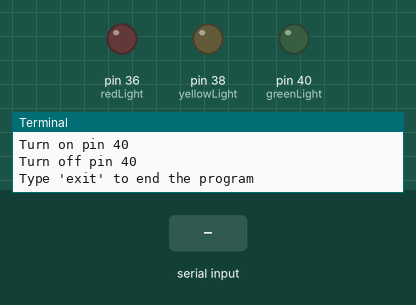
A program run on a simulated Raspberry Pi (header pin numbers). Parts: output pins drawn as LEDs (lit = HIGH), the last lines printed to the terminal. The inputs (shaded band) are chosen by the test bench.

Above: at 10.4 s.
10.5 s: "1" typed at the terminal, then Enter
At 11.4 s:
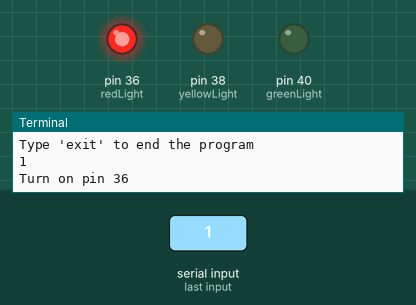
12.0 s: "0" typed at the terminal, then Enter
At 17.2 s:
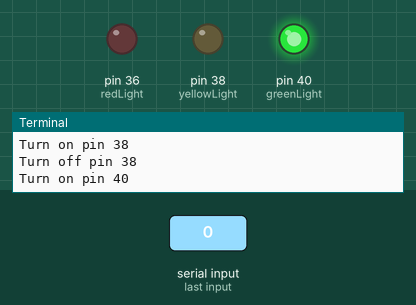
24.0 s: "2" typed at the terminal, then Enter
At 32.3 s:
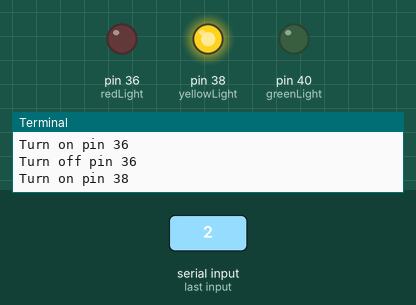
Timing chart, 0 to 39.0 s (numbered marks = the images above; inputs shaded):
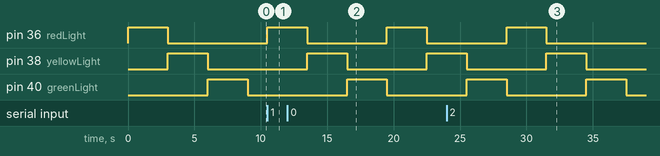

Measured:
- after the input at 10.5 s, pin 36 (redLight): LOW → HIGH at once
- after the input at 24.0 s, pin 36 (redLight): LOW → HIGH after 4.5 s, → LOW 3.0 s later
- by itself, pin 40 (greenLight): alternates HIGH for 3.0 s and LOW for 6.0 s

The program:

trafficLightTryExcept.py
```python
import time;
import RPi.GPIO as GPIO;

redLight = 36
yellowLight = 38
greenLight = 40
delay = 3

def resetBoard():

    turnOffLights()
    GPIO.cleanup()

def setOutMode(red, yellow, green):

    GPIO.setmode(GPIO.BOARD)
    GPIO.setup(red, GPIO.OUT)
    GPIO.setup(yellow, GPIO.OUT)
    GPIO.setup(green, GPIO.OUT)

def turnOffLights():

    GPIO.output(redLight, GPIO.LOW)
    GPIO.output(yellowLight, GPIO.LOW)
    GPIO.output(greenLight, GPIO.LOW)

def turnOnAndOffLight(light, delay):

    turnOffLights()
    GPIO.output(light, GPIO.HIGH)
    print(f"Turn on pin {light}")
    time.sleep(delay)
    GPIO.output(light, GPIO.LOW)
    print(f"Turn off pin {light}")

setOutMode(redLight, yellowLight, greenLight)

try:
    while True:

        turnOnAndOffLight(redLight, delay)
        turnOnAndOffLight(yellowLight, delay)
        turnOnAndOffLight(greenLight, delay)

        userInput = input("Type 'exit' to end the program").strip().lower()

        if userInput == "exit":

            break

finally:

    resetBoard()
```
